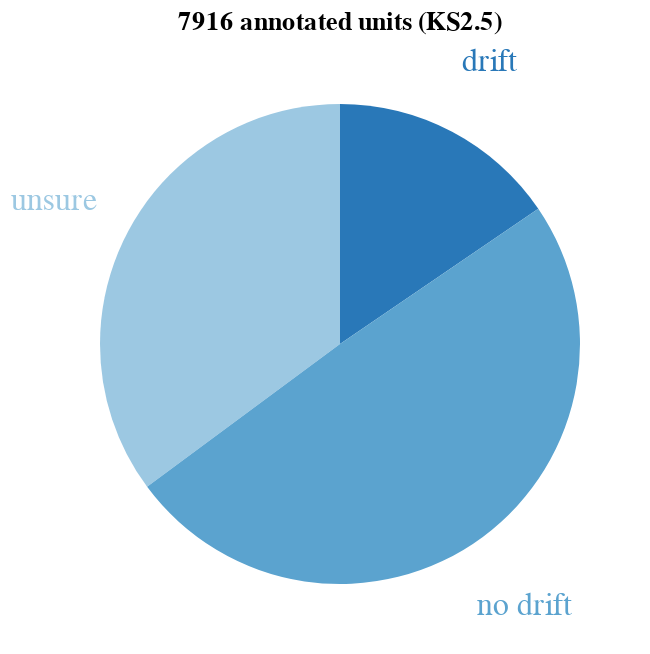

The notebook cell this image was saved under:
### Markdown cell above
---
Annotated units

### Code cell
df = (
    get_df(ks4_filter=False)
    .drop_nulls('drift_rating')
    .with_columns(
        drift_rating=pl.when(pl.col("drift_rating") == db_utils.UnitDriftRating.YES)
        .then(pl.lit('drift'))
        .when(pl.col("drift_rating") == db_utils.UnitDriftRating.NO)
        .then(pl.lit('no drift'))
        .when(pl.col("drift_rating") == db_utils.UnitDriftRating.UNSURE)
        .then(pl.lit('unsure'))
    ) 
    .get_column('drift_rating')
    .value_counts(normalize=True)
    .sort('proportion')
)

display(df)
base = (
    alt.Chart(df)
    .encode(
        theta=alt.Theta("proportion:Q").stack(True),
        color=alt.Color("drift_rating").scale(scheme="blues", reverse=True).legend(None),
        tooltip=["drift_rating", "proportion"],
    )
    .properties(title=f"{len(get_df(ks4_filter=False).drop_nulls('drift_rating'))} annotated units (KS2.5)")
)
base.mark_arc(outerRadius=120) + base.mark_text(radius=160, size=16).encode(text="drift_rating:N")

### Figure 1 — Vega-Lite specification as saved in the notebook (floating-point values rounded to 4 significant figures)
{"config": {"view": {"continuousWidth": 300, "continuousHeight": 300}}, "layer": [{"mark": {"type": "arc", "outerRadius": 120}, "encoding": {"color": {"field": "drift_rating", "legend": null, "scale": {"scheme": "blues", "reverse": true}, "type": "nominal"}, "theta": {"field": "proportion", "stack": true, "type": "quantitative"}, "tooltip": [{"field": "drift_rating", "type": "nominal"}, {"field": "proportion", "type": "quantitative"}]}, "title": "7916 annotated units (KS2.5)"}, {"mark": {"type": "text", "radius": 160, "size": 16}, "encoding": {"color": {"field": "drift_rating", "legend": null, "scale": {"scheme": "blues", "reverse": true}, "type": "nominal"}, "text": {"field": "drift_rating", "type": "nominal"}, "theta": {"field": "proportion", "stack": true, "type": "quantitative"}, "tooltip": [{"field": "drift_rating", "type": "nominal"}, {"field": "proportion", "type": "quantitative"}]}, "title": "7916 annotated units (KS2.5)"}], "data": {"name": "data-cf108a9db816478a58d88f27a2b4afa9"}, "$schema": "https://vega.github.io/schema/vega-lite/v5.20.1.json", "datasets": {"data-cf108a9db816478a58d88f27a2b4afa9": [{"drift_rating": "drift", "proportion": 0.1547}, {"drift_rating": "unsure", "proportion": 0.3514}, {"drift_rating": "no drift", "proportion": 0.4938}]}}
